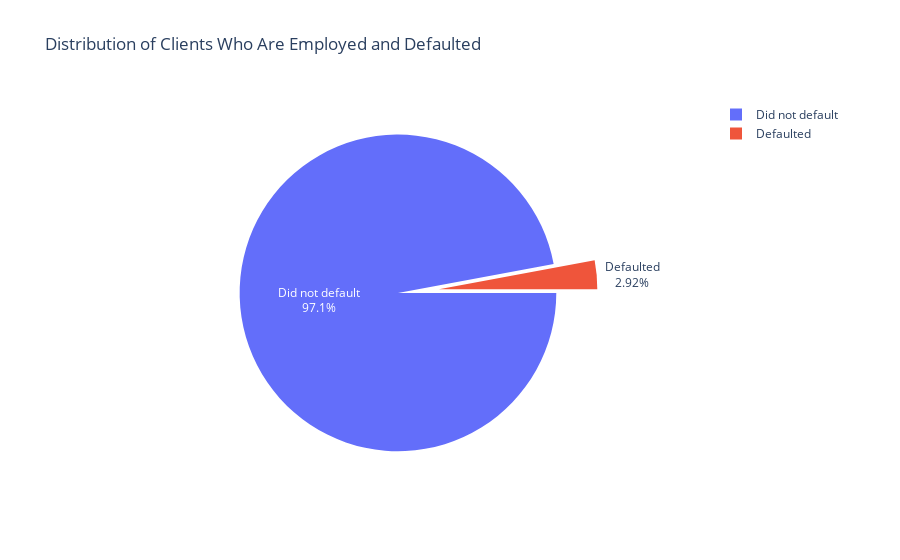

The notebook cell this image was saved under:
### Code cell
# Checking class balance among those who are employed
fig = px.pie(employed, values = employed['Defaulted'].value_counts(), names = ['Did not default','Defaulted'], title = 'Distribution of Clients Who Are Employed and Defaulted')
fig.update_traces(rotation=90, pull = [0.2,0.06,0.06,0.06,0.06], textinfo = "percent+label")
fig.show()

### Figure 1 — Plotly figure (JSON) as saved in the notebook; plotly's stock layout.template omitted (floating-point values rounded to 4 significant figures)
{"data": [{"domain": {"x": [0.0, 1.0], "y": [0.0, 1.0]}, "hovertemplate": "label=%{label}<br>value=%{value}<extra></extra>", "labels": ["Did not default", "Defaulted"], "legendgroup": "", "name": "", "pull": [0.2, 0.06, 0.06, 0.06, 0.06], "rotation": 90, "showlegend": true, "textinfo": "percent+label", "type": "pie", "values": [6850, 206]}], "layout": {"legend": {"tracegroupgap": 0}, "title": {"text": "Distribution of Clients Who Are Employed and Defaulted"}}}
